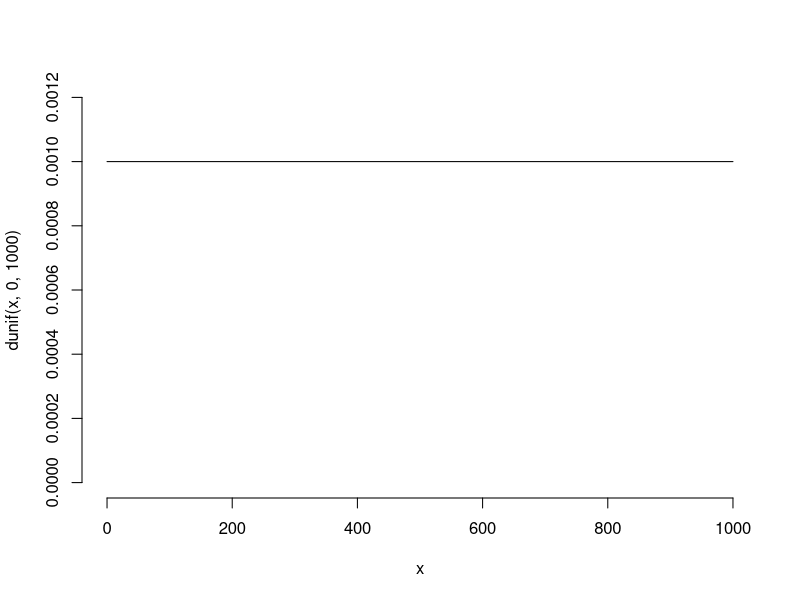
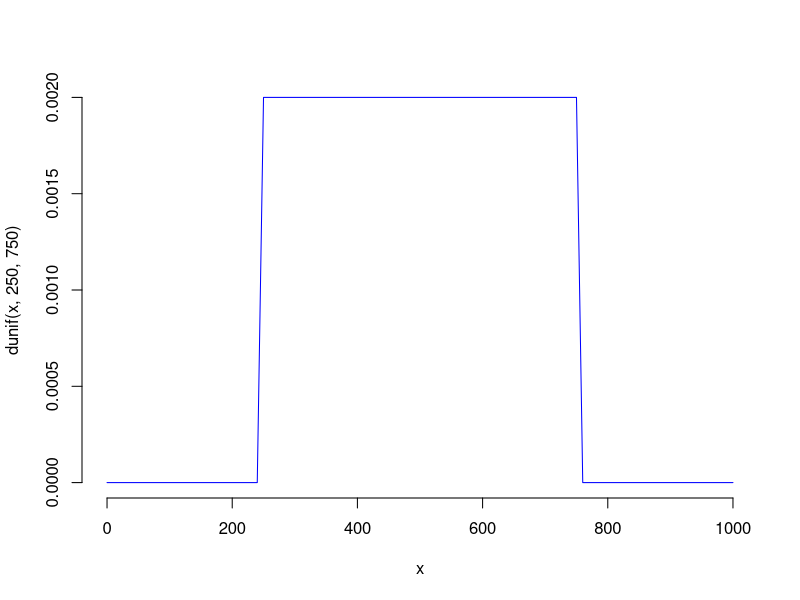
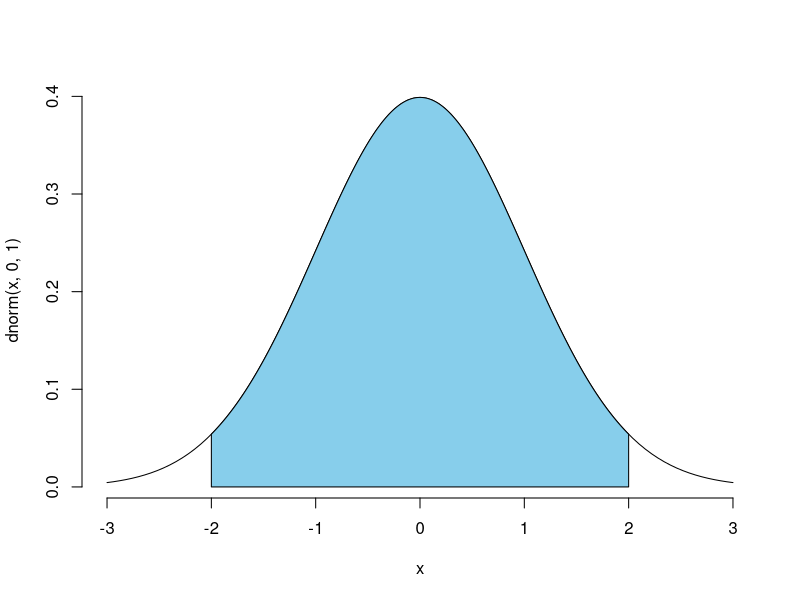
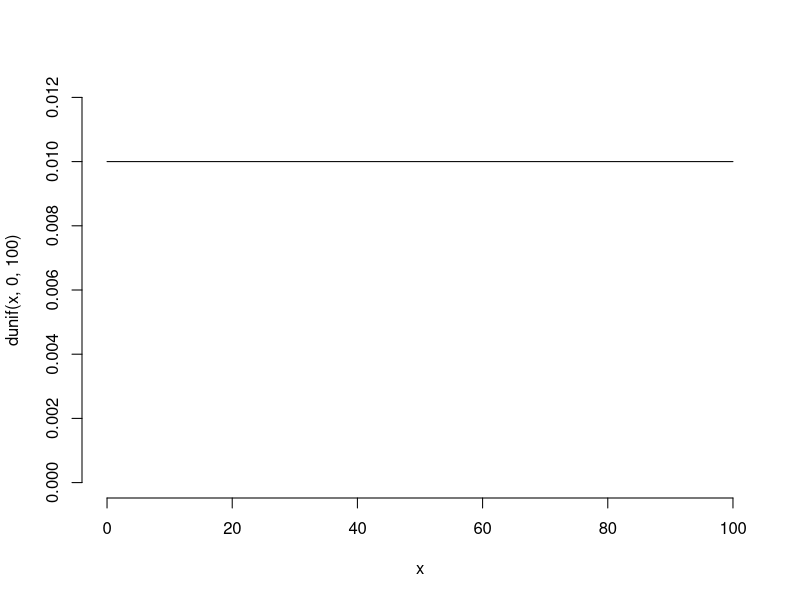
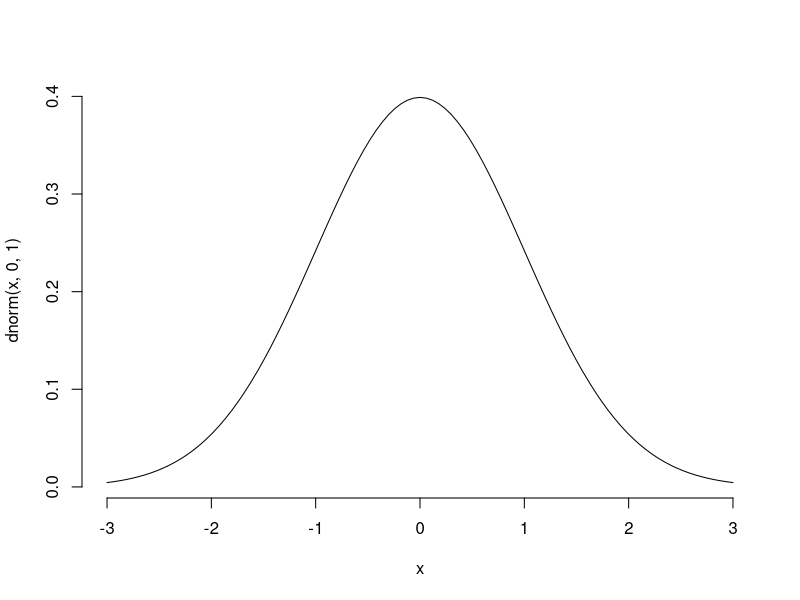
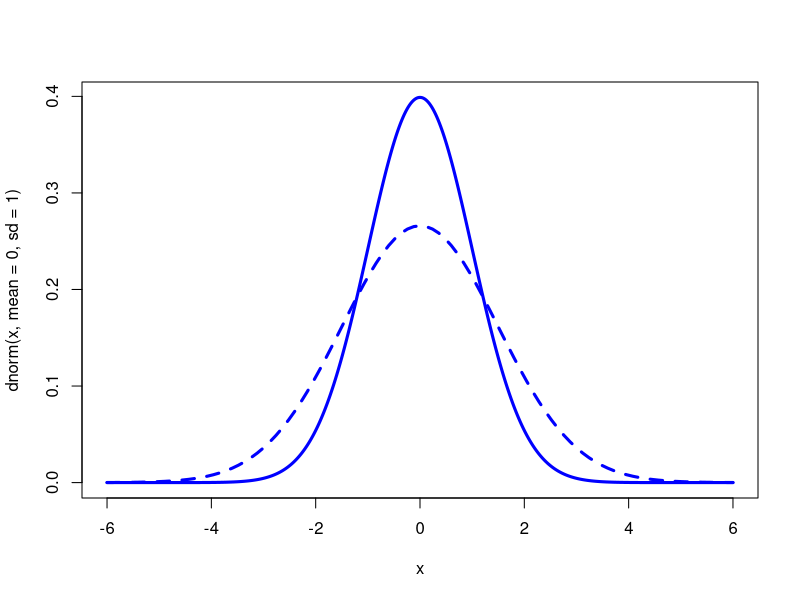
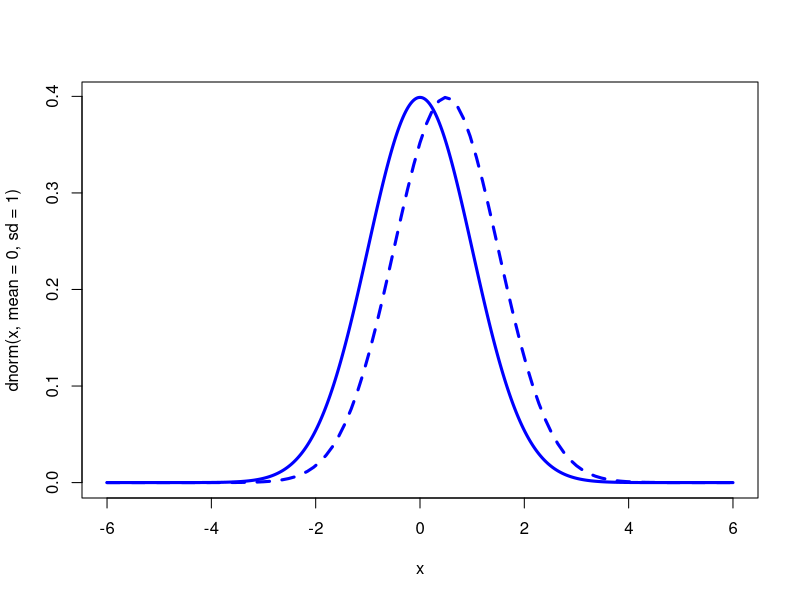
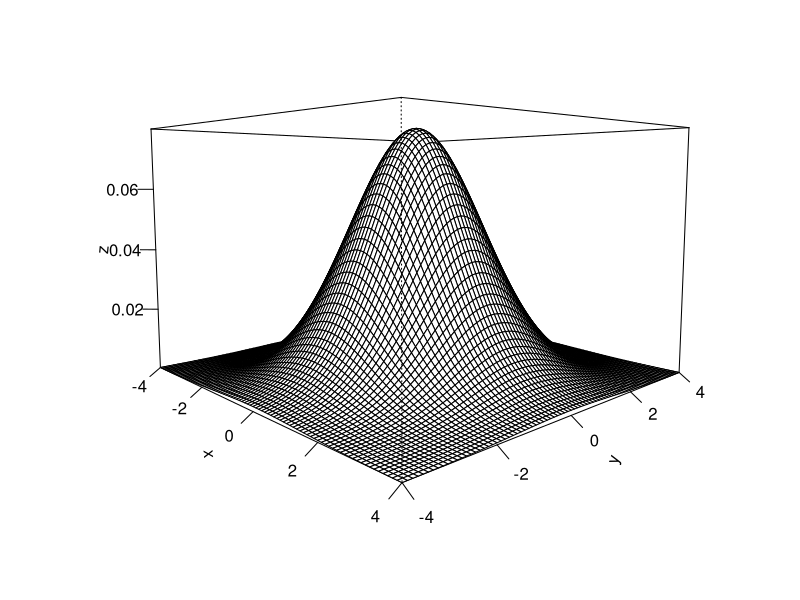

Write the R code that produced these figures, in order.
## ---- chunk 1
x=seq(1, 1000, 1); y=dunif(x, 0, 1000)


curve(dunif(x, 0, 1000), from = 0, to = 1000, bty="n", ylim=c(0.000, 0.0012))

## ---- chunk 2
punif(750 , min = 0 , max = 1000) - punif(250 , min = 0 , max = 1000)
## ---- chunk 3
curve(dunif(x, 250, 750), from = 0, to = 1000, bty="n", col= "blue")

## ---- chunk 4
x <- c(-2,seq(-2,2,0.01),2)
y <- c(0,dnorm(seq(-2,2,0.01)),0)
curve(dnorm(x,0,1), bty="n", xlim=c(-3,3)); polygon(x,y,col='skyblue')
## ---- chunk 5
x=seq(1, 100, 1)
curve(dunif(x, 0, 100), from = 0, to = 100, bty="n", ylim=c(0, 0.012)) 
## ---- chunk 6
curve(dnorm(x,0,1), bty="n", xlim=c(-3,3))
## ---- chunk 7
x <- seq(-6,6,length=500)
plot(x,dnorm(x,mean=0,sd=1),type = "l",lty=1,lwd=3,col="blue"); curve(dnorm(x,0,1.5),add=TRUE,lty=2,col="blue", lwd=3)


## ---- chunk 8
x <- seq(-6,6,length=500)
plot(x,dnorm(x,mean=0,sd=1),type = "l",lty=1,lwd=3,col="blue"); curve(dnorm(x,0.5,1),add=TRUE,lty=2,col="blue", lwd=3)

## ---- chunk 9
library(mnormt)
mu <- c(0,0); sigma <- matrix(c(2,0,0,2),2,2)
x<-seq(-4,4,0.1); y<-seq(-4,4,0.1)
f<-function(x,y){dmnorm(cbind(x,y), mu, sigma)}; z<-outer(x,y,f)
persp(x,y,z, box=T, ticktype="detailed", theta=47, phi=6, expand = 0.65)

## ---- chunk 10
z_low = (900 - 1200)/250; z_high= (1300 - 1200)/250

pnorm(z_high, mean = 0, sd=1) - pnorm(z_low, mean = 0, sd=1)

## ---- chunk 11
pnorm(1300, mean = 1200, sd=250) - pnorm(900, mean = 1200, sd=250)

## ---- chunk 12
qnorm(0.1151, mean = 1200, sd=250)

## ---- chunk 13
1- pnorm(90, mean = 82, sd=6)
## ---- chunk 14
z_score = (90 - 82)/6

1- pnorm(z_score, mean = 0, sd=1)
## ---- chunk 15
x=rnorm(100, 0, 2)
y=rnorm(100, 1, 1)

var(x) # variance of x

mean(y) # mean of y

sd(x) # standard deviation of x

cov(x,y) # covariance between x and y

cor(x,y) # correlation between x and y

## ---- chunk 16
library(readxl)
data <- read_excel("data lecture 5.xlsx")

y= data$BNP
u= data$U
## ---- chunk 17
y_growth= diff(y)/y[-1]*100



h<-hist(y_growth, breaks=10, col="blue", xlab="BNP growth rate")
xfit<-seq(min(y_growth),max(y_growth),length=21)
yfit<-dnorm(xfit,mean=mean(y_growth),sd=sd(y_growth))
yfit <- yfit*diff(h$mids[1:2])*length(y_growth)
hist(y_growth, breaks=10, col="blue", xlab="BNP growth rate"); lines(xfit, yfit, col="red", lwd=2)
## ---- chunk 18
#mean
mean(y_growth)

# variance

var(y_growth)

#standard deviation

sd(y_growth)
## ---- chunk 19
#mean
mean(u)

# variance

var(u)

#standard deviation

sd(u)
## ---- chunk 20
#We need to first remove the first observation from unemployment
length(u)
u= u[2:22]

#Covariance
cov(y_growth, u)
#Correlation
cor(y_growth, u)
## ---- chunk 21
data=cbind(y_growth, u)

lm(y_growth~u)

plot(data, type = "p"); abline(lm(u~y_growth))
